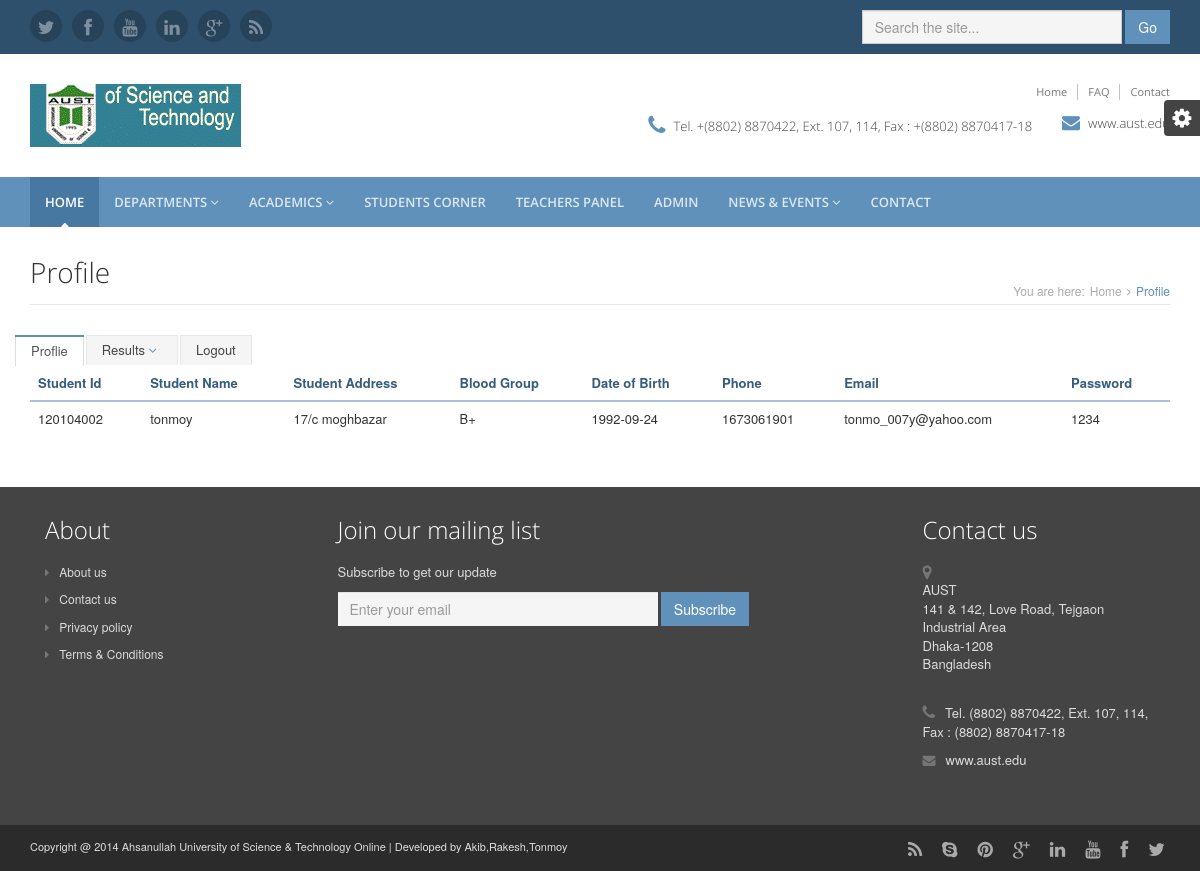
/student.php (signed in), run on the app's committed database.
### tables this page shows
CREATE TABLE IF NOT EXISTS `student_info` (
  `s_id` bigint(9) NOT NULL AUTO_INCREMENT,
  `s_name` varchar(50) NOT NULL,
  `s_add` varchar(100) NOT NULL,
  `s_bg` varchar(3) NOT NULL,
  `dob` date NOT NULL,
  `s_ph` int(11) NOT NULL,
  `email` varchar(50) NOT NULL,
  `pass` varchar(50) NOT NULL,
  PRIMARY KEY (`s_id`),
  KEY `s_id` (`s_id`)
);

### student.php (the view, shortened to what this page needs)
<?php
	include 'header.php';
?>
<!DOCTYPE html>
<html>
<head>
    <link rel="stylesheet" href="assets/plugins/bootstrap/css/bootstrap.min.css">
    <link rel="stylesheet" href="assets/plugins/font-awesome/css/font-awesome.css">
    <link id="theme-style" rel="stylesheet" href="assets/css/styles.css">
</head>
<body>
	<div class="content container">
            <div class="page-wrapper">
                <header class="page-heading clearfix">
                    <h1 class="heading-title pull-left">Profile</small></h1>
                    <div class="breadcrumbs pull-right">
                        <ul class="breadcrumbs-list">
                            <li class="breadcrumbs-label">You are here:</li>
                            <li><a href="index.php">Home</a><i class="fa fa-angle-right"></i></li>
                            <li class="current">Profile</li>
                        </ul>
                    </div>
                </header>
                <div class="page-content">
                    <div class="row page-row">
                    	<ul class="nav nav-tabs">
                                  <li class="active"><a href="student.php" data-toggle="tab">Proflie</a></li>
                                  <li class="nav-item dropdown">
	                           	 	<a class="dropdown-toggle" data-toggle="dropdown" data-hover="dropdown" data-delay="0" data-close-others="false" href="#">Results <i class="fa fa-angle-down"></i></a>
                        			</li>
                        			<li>
                        				<a href="logout.php">
                        					Logout
                        				</a>
                        			</li>
                         </ul>
                        <div class="col-md-12">
                                        <div class="table-responsive">
                                            <table class="table table-hover">
                                                <thead>
                                                    <tr>
                                                        <th>
																Student Id
															</th>
															<th>
																Student Name
															</th>
															<th>
																Student Address
															</th>
															<th>
																Blood Group
															</th>
															<th>
																Date of Birth
															</th>
															<th>
																Phone
															</th>
															<th>
																Email
															</th>
															<th>
																Password
															</th>
								                       </tr>
                                                </thead>
                                                <?php
													$con=mysqli_connect("localhost","root","","project");
													$id=$_SESSION['sid'];
													$rslt=mysqli_query($con,"SELECT * from student_info Where s_id='$id'");
													while ($row=mysqli_fetch_array($rslt))
													{
												?>
                                                <tbody>
                                                    <tr>
                                                        <td>
								<?php
									echo $row['s_id'];
								?>
							</td>
							<td>
								<?php
									echo $row['s_name'];
								?>
							</td>
							<td>
								<?php
									echo $row['s_add'];
								?>
							</td>
							<td>
								<?php
									echo $row['s_bg'];
								?>
							</td>
							<td>
								<?php
									echo $row['dob'];
								?>
							</td>
							<td>
								<?php
									echo $row['s_ph'];
								?>
							</td>
							<td>
								<?php
									echo $row['email'];
								?>
							</td>
							<td>
								<?php
									echo $row['pass'];
								?>
							</td>
                                                    </tr>
                                                </tbody>
                                                <?php
                                                	}
                                                ?>
                                            </table>
                                        </div>
                                    </div>
                    </div>
                </div>
            </div>
        </div>
    </div>
</body>
</html>
<?php
	include 'footer.php';
?>

### assets/css/styles.css (style rules this page uses)
html, body { height: 100%; }
body { font-size: 13px; -webkit-font-smoothing: antialiased; -moz-osx-font-smoothing: grayscale; }
h1, h2, h3, h4, h5, h6 { font-family: 'open sans', arial, sans-serif; font-weight: 300; }
a { color: #6091ba; -webkit-transition: all 0.4s ease-in-out; -moz-transition: all 0.4s ease-in-out; -ms-transition: all 0.4s ease-in-out; -o-transition: all 0.4s ease-in-out; }
.nav-tabs { border-bottom: none; position: relative; margin-bottom: -1px; }
.nav > li > a { font-size: 13px; }
.nav-tabs > li > a { border: 1px solid #e8e8e8; border-bottom: none; background: #f5f5f5; padding: 5px 15px; margin-right: 0; -webkit-border-radius: 0; -moz-border-radius: 0; -ms-border-radius: 0; -o-border-radius: 0; border-radius: 0; -moz-background-clip: padding; -webkit-background-clip: padding-box; background-clip: padding-box; color: #444444; -webkit-transition: all 0s; -moz-transition: all 0s; -ms-transition: all 0s; -o-transition: all 0s; }
.nav-tabs > li { margin-right: 2px; }
.nav-tabs > li.active { border-top: 2px solid #6091ba; }
.nav-tabs > li.active a, .nav-tabs > li.active a:hover, .nav-tabs > li.active a:active, .nav-tabs > li.active a:focus { border-bottom: 0; border-top: 0; }
.table > thead > tr > th, .table > tbody > tr > th, .table > tfoot > tr > th, .table > thead > tr > td, .table > tbody > tr > td, .table > tfoot > tr > td { border-top: 1px solid #ebebeb; }
.table > thead > tr > th { border-bottom: 2px solid #a7c2d9; color: #365d7e; }
.page-wrapper .page-heading { margin-bottom: 30px; border-bottom: 1px solid #e8e8e8; }
.page-wrapper .page-heading h1.heading-title { margin-top: 0; display: inline-block; font-size: 28px; }
.page-wrapper .breadcrumbs { display: inline-block; }
.page-wrapper .breadcrumbs ul { padding-top: 25px; margin: 0; }
.page-wrapper .breadcrumbs ul li { color: #6091ba; font-size: 12px; float: left; list-style: none; display: inline-block; }
.page-wrapper .breadcrumbs ul li a { display: inline-block; padding: 0 5px; color: #aaaaaa; }
.page-wrapper .breadcrumbs ul li.breadcrumbs-label { padding-right: 0; color: #aaaaaa; }
.page-wrapper .breadcrumbs ul li.current { max-width: 250px; white-space: nowrap; overflow: hidden; text-overflow: ellipsis; }
.page-wrapper .breadcrumbs ul li .fa { margin-right: 5px; color: #aaaaaa; }
.page-wrapper ul li { margin-bottom: 5px; }
.page-wrapper ul li .fa { margin-right: 5px; color: #6091ba; }
.page-wrapper ul.nav li { margin-bottom: 0; }
.page-wrapper .page-content .page-row { margin-bottom: 30px; }
@media (min-width: 992px) { html, body { height: 100%; } }
@media (min-width: 992px) { body { font-size: 13px; } }

### data on the page
student_info: s_id "120104002", s_name "tonmoy", s_add "17/c moghbazar", s_bg "B+", dob "1992-09-24", s_ph "1673061901", email "tonmo_007y@yahoo.com", pass "1234"
